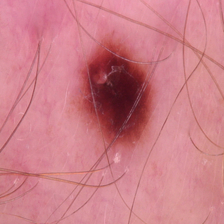
#> input picture dataset - Copy/benign/b1065.jpg, 224 x 224 px
$ python -i auto_extractor.py   (imports and definitions only)
#> lines starting #> are read from the running program, lines starting #| are printed output that depends on the picture; after the words box and inside, x2 and y2 are one past the last pixel; in counts of white or black regions, pixels touching at a corner belong together
import cv2
import numpy as np
import matplotlib.pyplot as plt

# [46 lines left out: functions plot_hsv_histograms, plot_cluster_histograms, not called in this run]

def create_mole_mask(hsv_image, original_image, v_threshold=120, min_size=300):
    h, s, v = cv2.split(hsv_image)

    _, mask = cv2.threshold(v, v_threshold, 255, cv2.THRESH_BINARY_INV)

    # Morphological operations
    kernel = np.ones((7, 7), np.uint8)
    mask = cv2.morphologyEx(mask, cv2.MORPH_CLOSE, kernel)
    mask = cv2.morphologyEx(mask, cv2.MORPH_OPEN, kernel)
    mask = cv2.dilate(mask, kernel, iterations=1)

    # Remove small components
    num_labels, labels, stats, _ = cv2.connectedComponentsWithStats(mask, connectivity=8)
    new_mask = np.zeros_like(mask)
    for i in range(1, num_labels):
        if stats[i, cv2.CC_STAT_AREA] >= min_size:
            new_mask[labels == i] = 255

    mole = cv2.bitwise_and(original_image, original_image, mask=new_mask)
    return new_mask, mole

def auto_isolate_mole(image, k=3, show_steps=True):
    blurred = cv2.medianBlur(image, 5)
    hsv_img = cv2.cvtColor(blurred, cv2.COLOR_BGR2HSV)

    Z = hsv_img.reshape((-1, 3)).astype(np.float32)
    _, labels, centers = cv2.kmeans(Z, k, None,
                                    criteria=(cv2.TERM_CRITERIA_EPS + cv2.TERM_CRITERIA_MAX_ITER, 100, 1.0),
                                    attempts=10, flags=cv2.KMEANS_PP_CENTERS)

    clustered = centers[labels.flatten().astype(int)].reshape(image.shape).astype(np.uint8)
    #clustered_bgr = cv2.cvtColor(clustered, cv2.COLOR_HSV2BGR)  # Use HSV since k-means was done in HSV

    mole_mask, mole = create_mole_mask(clustered, image, v_threshold=120)

    if np.count_nonzero(mole_mask) == 0:
        print("Mole isolation failed or mask is empty.")

    skin_mask = cv2.bitwise_not(mole_mask)
    skin = cv2.bitwise_and(image, image, mask=skin_mask)
    clustered = cv2.cvtColor(clustered, cv2.COLOR_HSV2BGR)
    #clustered = cv2.cvtColor(clustered, cv2.COLOR_BGR2GRAY)
    #gray = cv2.cvtColor(result_image, cv2.COLOR_BGR2GRAY)
    if show_steps:
        plt.figure(figsize=(16, 4))
        plt.subplot(1, 4, 1)
        plt.imshow(cv2.cvtColor(image, cv2.COLOR_BGR2RGB))
        plt.title("Original Image")

        plt.subplot(1, 4, 2)
        plt.imshow(clustered)
        plt.title("Clustered HSV Image")

        plt.subplot(1, 4, 3)
        plt.imshow(mole_mask, cmap='gray')
        plt.title("Mole Mask")

        plt.subplot(1, 4, 4)
        plt.imshow(cv2.cvtColor(mole, cv2.COLOR_BGR2RGB))
        plt.title("Isolated Mole")

        plt.tight_layout()
        plt.show()

        plot_cluster_histograms(hsv_img, labels.flatten(), k)

    return mole, mole_mask, skin, labels, hsv_img, k


def plot_cluster_histograms(hsv_img, labels, num_clusters):
    for i in range(num_clusters):
        cluster_mask = (labels == i)
        cluster_pixels = hsv_img.reshape(-1, 3)[cluster_mask.flatten()]
        if cluster_pixels.size == 0:
            continue
        h_vals = cluster_pixels[:, 0]
        s_vals = cluster_pixels[:, 1]
        v_vals = cluster_pixels[:, 2]


"""
def visualize_clusters(labels, image_shape, k):

    #Create a visualization showing which pixel belongs to which cluster.

    label_image = labels.reshape(image_shape[:2])
    cluster_vis = np.zeros((image_shape[0], image_shape[1], 3), dtype=np.uint8)

    # Assign a distinct color to each cluster index
    colors = [tuple(np.random.randint(0, 255, 3).tolist()) for _ in range(k)]

    for i in range(k):
        cluster_vis[label_image == i] = colors[i]

    plt.figure(figsize=(6, 6))
    plt.imshow(cv2.cvtColor(cluster_vis, cv2.COLOR_BGR2RGB))
    plt.title("Cluster Assignments")
    plt.axis('off')
    plt.show()
"""

"""def fill_holes(mask):

    Fill small holes (black regions) inside the white mask.

    # Invert mask to get holes as foreground

    inverted = cv2.bitwise_not(mask)

    # Flood fill from the edges
    h, w = mask.shape
    floodfill_mask = np.zeros((h + 2, w + 2), np.uint8)
    floodfilled = inverted.copy()
    cv2.floodFill(floodfilled, floodfill_mask, (0, 0), 255)

    # Invert floodfilled image and combine with original mask
    filled_holes = cv2.bitwise_not(floodfilled)
    result = cv2.bitwise_or(mask, filled_holes)

    return result"""

>>> import cv2
>>> picture = cv2.imread('dataset - Copy/benign/b1065.jpg')
#> picture is the input picture: shape (224, 224, 3); mean B, G, R 135.7, 125.9, 204.1
>>> result = auto_isolate_mole(picture)
#> in auto_isolate_mole, `blurred = cv2.medianBlur(image, 5)`:
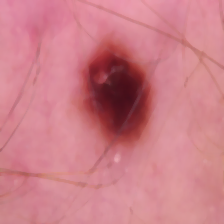
#> blurred: shape (224, 224, 3); mean B, G, R 136.3, 126.4, 204.7
#> in auto_isolate_mole, `hsv_img = cv2.cvtColor(blurred, cv2.COLOR_BGR2HSV)`: hsv_img: shape (224, 224, 3); mean H, S, V 162.1, 101.3, 204.7
#> in auto_isolate_mole, `_, labels, centers = cv2.kmeans(Z, k, None, criteria=(cv2.TERM_CRITERI..`: centers = [[175.8, 93.26, 214.1], [0.618, 105.1, 199.2], [176.7, 176.5, 117.8]]
#> in auto_isolate_mole, `clustered = centers[labels.flatten().astype(int)].reshape(image.shape)..`:
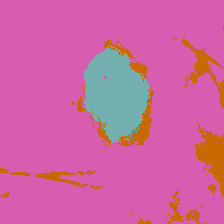
#> clustered: shape (224, 224, 3); mean B, G, R 161.3, 101, 204.6
#> in create_mole_mask, `h, s, v = cv2.split(hsv_image)`:
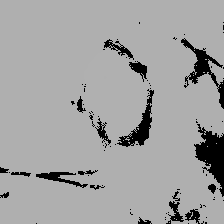
#> h: shape (224, 224); min 0, max 176, mean 161.3
#> in create_mole_mask, `h, s, v = cv2.split(hsv_image)`:
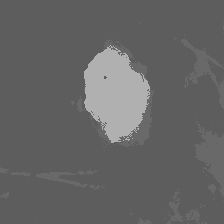
#> s: shape (224, 224); min 93, max 176, mean 101
#> in create_mole_mask, `h, s, v = cv2.split(hsv_image)`:
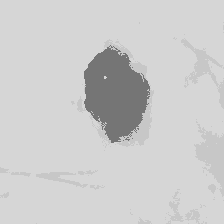
#> v: shape (224, 224); min 117, max 214, mean 204.6
#> in create_mole_mask, `_, mask = cv2.threshold(v, v_threshold, 255, cv2.THRESH_BINARY_INV)`: mask: shape (224, 224); 8.5% white; 6 white regions (5 under 20 px), largest, box (x1, y1, x2, y2) and area: (84, 45, 150, 143) 4253
#> in create_mole_mask, `mask = cv2.morphologyEx(mask, cv2.MORPH_CLOSE, kernel)`: mask: shape (224, 224); 8.9% white; 1 white region, box (x1, y1, x2, y2) and area: (84, 45, 150, 143) 4451
#> in create_mole_mask, `mask = cv2.morphologyEx(mask, cv2.MORPH_OPEN, kernel)`: mask: shape (224, 224); 8.8% white; 1 white region, box (x1, y1, x2, y2) and area: (84, 47, 150, 142) 4439
#> in create_mole_mask, `mask = cv2.dilate(mask, kernel, iterations=1)`:
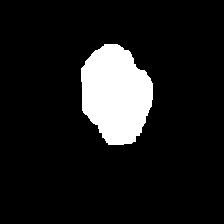
#> mask: shape (224, 224); 10.8% white; 1 white region, box (x1, y1, x2, y2) and area: (81, 44, 153, 145) 5441
#> in create_mole_mask, `num_labels, labels, stats, _ = cv2.connectedComponentsWithStats(mask, ..`: num_labels = 2; stats = [[0, 0, 224, 224, 44735], [81, 44, 72, 101, 5441]]
#> in auto_isolate_mole, `plt.show()`:
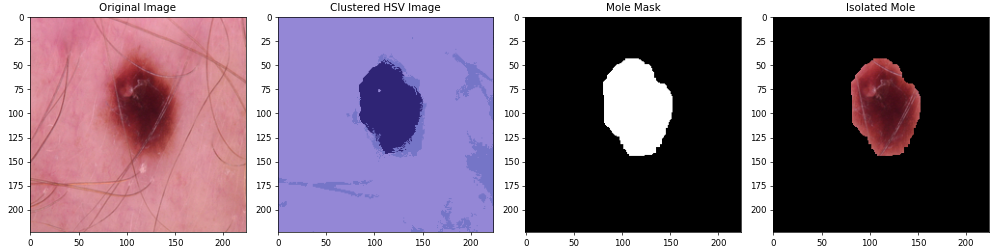
#> figure drawn by matplotlib, 4 panels; B, G, R data is drawn as R, G, B
#> result = 6 items

$ run again, on dataset - Copy/benign/b1190.jpg
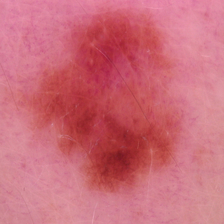
#> input picture dataset - Copy/benign/b1190.jpg, 224 x 224 px
#> picture is the input picture: shape (224, 224, 3); mean B, G, R 121.9, 108.3, 204.1
#> hsv_img: shape (224, 224, 3); mean H, S, V 166.8, 121.9, 204.2
#> centers = [[177.4, 162.1, 184.4], [174.5, 102.3, 214.1], [0.276, 148.6, 186.3]]
#> in create_mole_mask, `h, s, v = cv2.split(hsv_image)`:
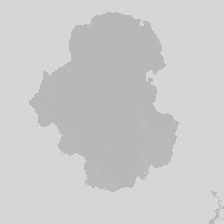
#> v: shape (224, 224); min 184, max 214, mean 203.9
#> mask: shape (224, 224); every value is 0
#> labels: shape (224, 224) int32; every value is 0
#> num_labels = 1; stats = [[0, 0, 224, 224, 50176]]
#> mole: shape (224, 224, 3); every value is 0
#> skin_mask: shape (224, 224); every value is 255
#> in auto_isolate_mole, `plt.show()`:
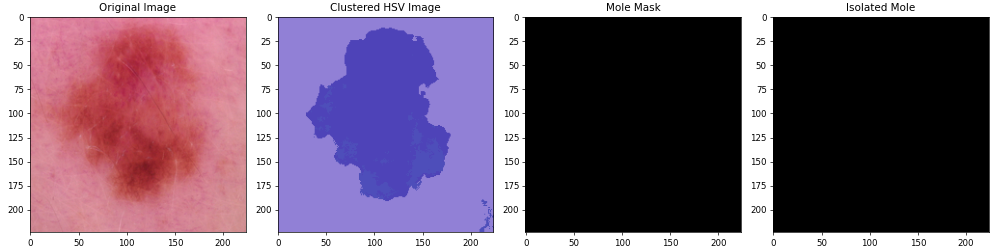
#> figure drawn by matplotlib, 4 panels; B, G, R data is drawn as R, G, B
#> result = 6 items

$ run again, on dataset - Copy/benign/b1192.jpg
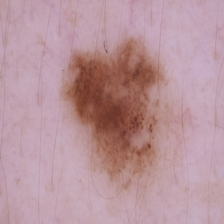
#> input picture dataset - Copy/benign/b1192.jpg, 224 x 224 px
#> picture is the input picture: shape (224, 224, 3); mean B, G, R 156.3, 149, 185
#> hsv_img: shape (224, 224, 3); mean H, S, V 128.7, 56.1, 185.3
#> centers = [[6.1, 129.1, 140.7], [167.5, 41.52, 194.1], [3.73, 73.52, 175.5]]
#> mask: shape (224, 224); every value is 0
#> labels: shape (224, 224) int32; every value is 0
#> num_labels = 1; stats = [[0, 0, 224, 224, 50176]]
#> mole: shape (224, 224, 3); every value is 0
#> skin_mask: shape (224, 224); every value is 255
#> in auto_isolate_mole, `plt.show()`:
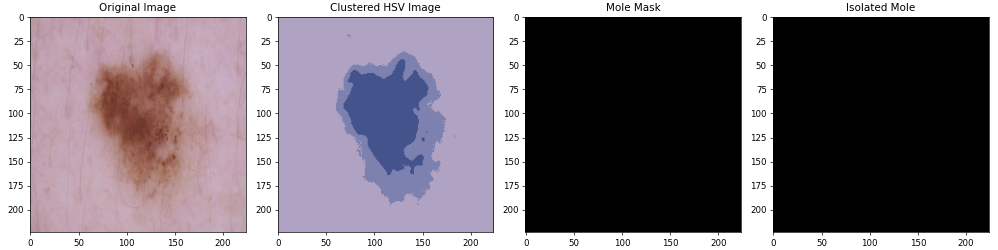
#> figure drawn by matplotlib, 4 panels; B, G, R data is drawn as R, G, B
#> result = 6 items
